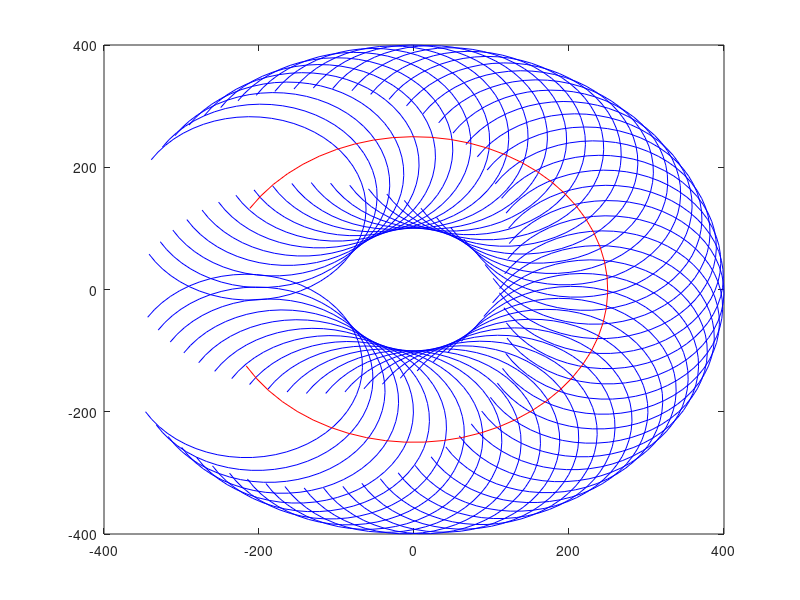

This chart was generated by the following MATLAB code:
a=1;
for i=-5*pi/6:0.1:5*pi/6%外圆
center(a,1)=250*cos(i);
center(a,2)=250*sin(i);
t=1;
for  tt=-5*pi/6:0.1:pi*5/6;
two(t,1)=150*cos(tt);
two(t,2)=150*sin(tt);
t=t+1;
end
two(:,1)=two(:,1)+center(a,1);
two(:,2)=two(:,2)+center(a,2);
plot(two(:,1),two(:,2),'-b');
hold on;
a=a+1;
end
plot(center(:,1),center(:,2),'-r')
hold on;

